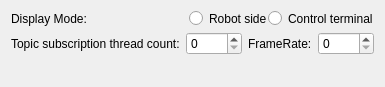
           <widget class="QWidget" name="page_5">
            <property name="geometry">
             <rect>
              <x>0</x>
              <y>0</y>
              <width>385</width>
              <height>87</height>
             </rect>
            </property>
            <attribute name="label">
             <string>General settings</string>
            </attribute>
            <layout class="QVBoxLayout" name="verticalLayout_16">
             <item>
              <layout class="QHBoxLayout" name="horizontalLayout_27">
               <item>
                <widget class="QLabel" name="label_9">
                 <property name="maximumSize">
                  <size>
                   <width>16777215</width>
                   <height>40</height>
                  </size>
                 </property>
                 <property name="text">
                  <string>Display Mode:</string>
                 </property>
                </widget>
               </item>
               <item>
                <widget class="QGroupBox" name="groupBox">
                 <property name="maximumSize">
                  <size>
                   <width>16777215</width>
                   <height>60</height>
                  </size>
                 </property>
                 <property name="styleSheet">
                  <string notr="true">border:none</string>
                 </property>
                 <property name="title">
                  <string/>
                 </property>
                 <layout class="QVBoxLayout" name="verticalLayout_14">
                  <property name="spacing">
                   <number>0</number>
                  </property>
                  <property name="leftMargin">
                   <number>0</number>
                  </property>
                  <property name="topMargin">
                   <number>0</number>
                  </property>
                  <property name="rightMargin">
                   <number>0</number>
                  </property>
                  <property name="bottomMargin">
                   <number>0</number>
                  </property>
                  <item>
                   <layout class="QHBoxLayout" name="horizontalLayout_26">
                    <item>
                     <widget class="QRadioButton" name="radioButton_robot">
                      <property name="text">
                       <string>Robot side</string>
                      </property>
                     </widget>
                    </item>
                    <item>
                     <widget class="QRadioButton" name="radioButton_control">
                      <property name="text">
                       <string>Control terminal</string>
                      </property>
                     </widget>
                    </item>
                   </layout>
                  </item>
                 </layout>
                </widget>
               </item>
              </layout>
             </item>
             <item>
              <layout class="QHBoxLayout" name="horizontalLayout_32">
               <item>
                <widget class="QLabel" name="label_12">
                 <property name="text">
                  <string>Topic subscription thread count:</string>
                 </property>
                </widget>
               </item>
               <item>
                <widget class="QSpinBox" name="spinBox_thread_num"/>
               </item>
               <item>
                <widget class="QLabel" name="label_13">
                 <property name="text">
                  <string>FrameRate:</string>
                 </property>
                </widget>
               </item>
               <item>
                <widget class="QSpinBox" name="spinBox_frameRate"/>
               </item>
              </layout>
             </item>
             <item>
              <widget class="QLabel" name="label_msg">
               <property name="maximumSize">
                <size>
                 <width>16777215</width>
                 <height>30</height>
                </size>
               </property>
               <property name="text">
                <string/>
               </property>
              </widget>
             </item>
            </layout>
           </widget>
